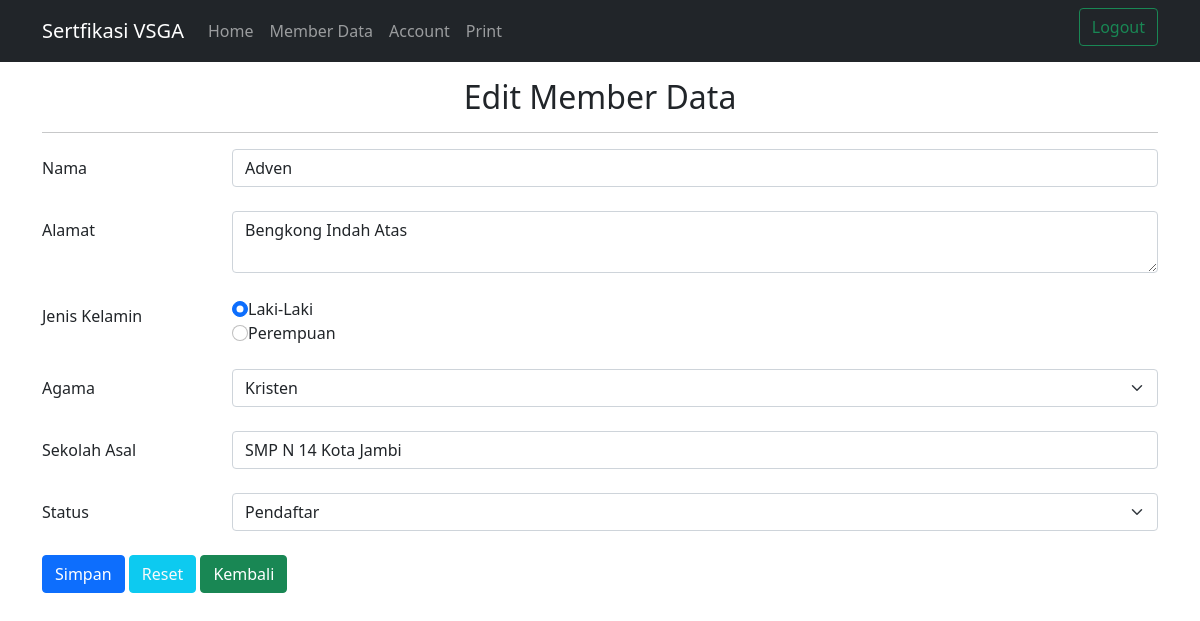
The page /index_admin.php?p=edit-peserta&id_siswa=10111243 on the database its author committed.
### tables this page shows
CREATE TABLE `siswa` (
  `id_siswa` int(11) NOT NULL,
  `nama_siswa` varchar(50) NOT NULL,
  `alamat` varchar(150) NOT NULL,
  `jenis_kelamin` enum('L','P') NOT NULL,
  `agama` varchar(15) NOT NULL,
  `sekolah_asal` varchar(50) NOT NULL,
  `status` varchar(20) NOT NULL
);

### pages/edit-peserta.php (the view, shortened to what this page needs)
<?php
    include"koneksi.php";
    $id_siswa=$_GET['id_siswa'];
    $query=mysqli_query($db,"SELECT*FROM siswa WHERE id_siswa='$id_siswa'");
    $isi=mysqli_fetch_array($query);
?>
<div class="container">
    <div class="text-center my-3">
        <h2>Edit Member Data</h2><hr>
    </div>
    <form action="proses/peserta-edit.php" method="POST" enctype="multipart/form-data">
        <div class="form-group row mb-4">
            <label for="name" class="col-sm-2 col-form-label">Nama</label>
            <div class="col-sm-10">
                <input type="text" class="form-control" id="name" placeholder="Nama" name="nama_siswa" value="<?php echo $isi['nama_siswa']?>">
            </div>
        </div>
        <div class="form-group row mb-4">
            <label for="alamat" class="col-sm-2 col-form-label">Alamat</label>
            <div class="col-sm-10">
                <textarea class="form-control" id="alamat" placeholder="Alamat" rows="2" name="alamat"><?php echo $isi['alamat']?></textarea>
            </div>
        </div>
        <div class="form-group row mb-4">
            <label for="gender" class="col-sm-2 col-form-label">Jenis Kelamin</label>
            <div class="col-sm-10">
                <?php
                    if ($isi['jenis_kelamin']=="L") {
                        echo"<input type='radio' class='form-check-input' value='L' name='jenis_kelamin' checked>Laki-Laki</input><br>
                        <input type='radio' class='form-check-input' value='P' name='jenis_kelamin'>Perempuan</input>";
                    }elseif ($isi['jenis_kelamin']=="P") {
                        echo"<input type='radio' class='form-check-input' value='L' name='jenis_kelamin' >Laki-Laki</input><br>
                        <input type='radio' class='form-check-input' value='P' name='jenis_kelamin' checked>Perempuan</input>";
                    }
                ?>
            </div>
        </div>
        <div class="form-group row mb-4">
            <label for="agama" class="col-sm-2 col-form-label">Agama</label>
            <div class="col-sm-10">
                <select class="form-select" id="agama" placeholder="Agama" name='agama'>
                    <option value="<?php echo $isi['agama']?>"><?php echo $isi['agama']?></option>
                </select>
            </div>
        </div>
        <div class="form-group row mb-4">
            <label for="school" class="col-sm-2 col-form-label">Sekolah Asal</label>
            <div class="col-sm-10">
                <input type="text" class="form-control" id="school" placeholder="Sekolah Asal" name="sekolah_asal" value="<?php echo $isi['sekolah_asal']?>">
            </div>
        </div>
        <div class="form-group row mb-4">
            <label for="status" class="col-sm-2 col-form-label">Status</label>
            <div class="col-sm-10">
                <select class="form-select" id="status" placeholder="status" name='status'>
                    <option value="<?php echo $isi['status']?>"><?php echo $isi['status']?></option>
                </select>
            </div>
        </div>
        <button type="submit" name="submit" class="btn btn-primary">Simpan</button>
        <button type="button" onClick="window.location.reload()" class="btn btn-info text-light">Reset</button>
        <button type="button" class="btn btn-success"><a style="text-decoration:none;color:white;"href="index_admin.php?p=peserta2">Kembali</a></button>
    </form>
</div>

### rows shown on the page
siswa: nama_siswa "Adven", alamat "Bengkong Indah Atas", agama "Kristen", sekolah_asal "SMP N 14 Kota Jambi", status "Pendaftar"
